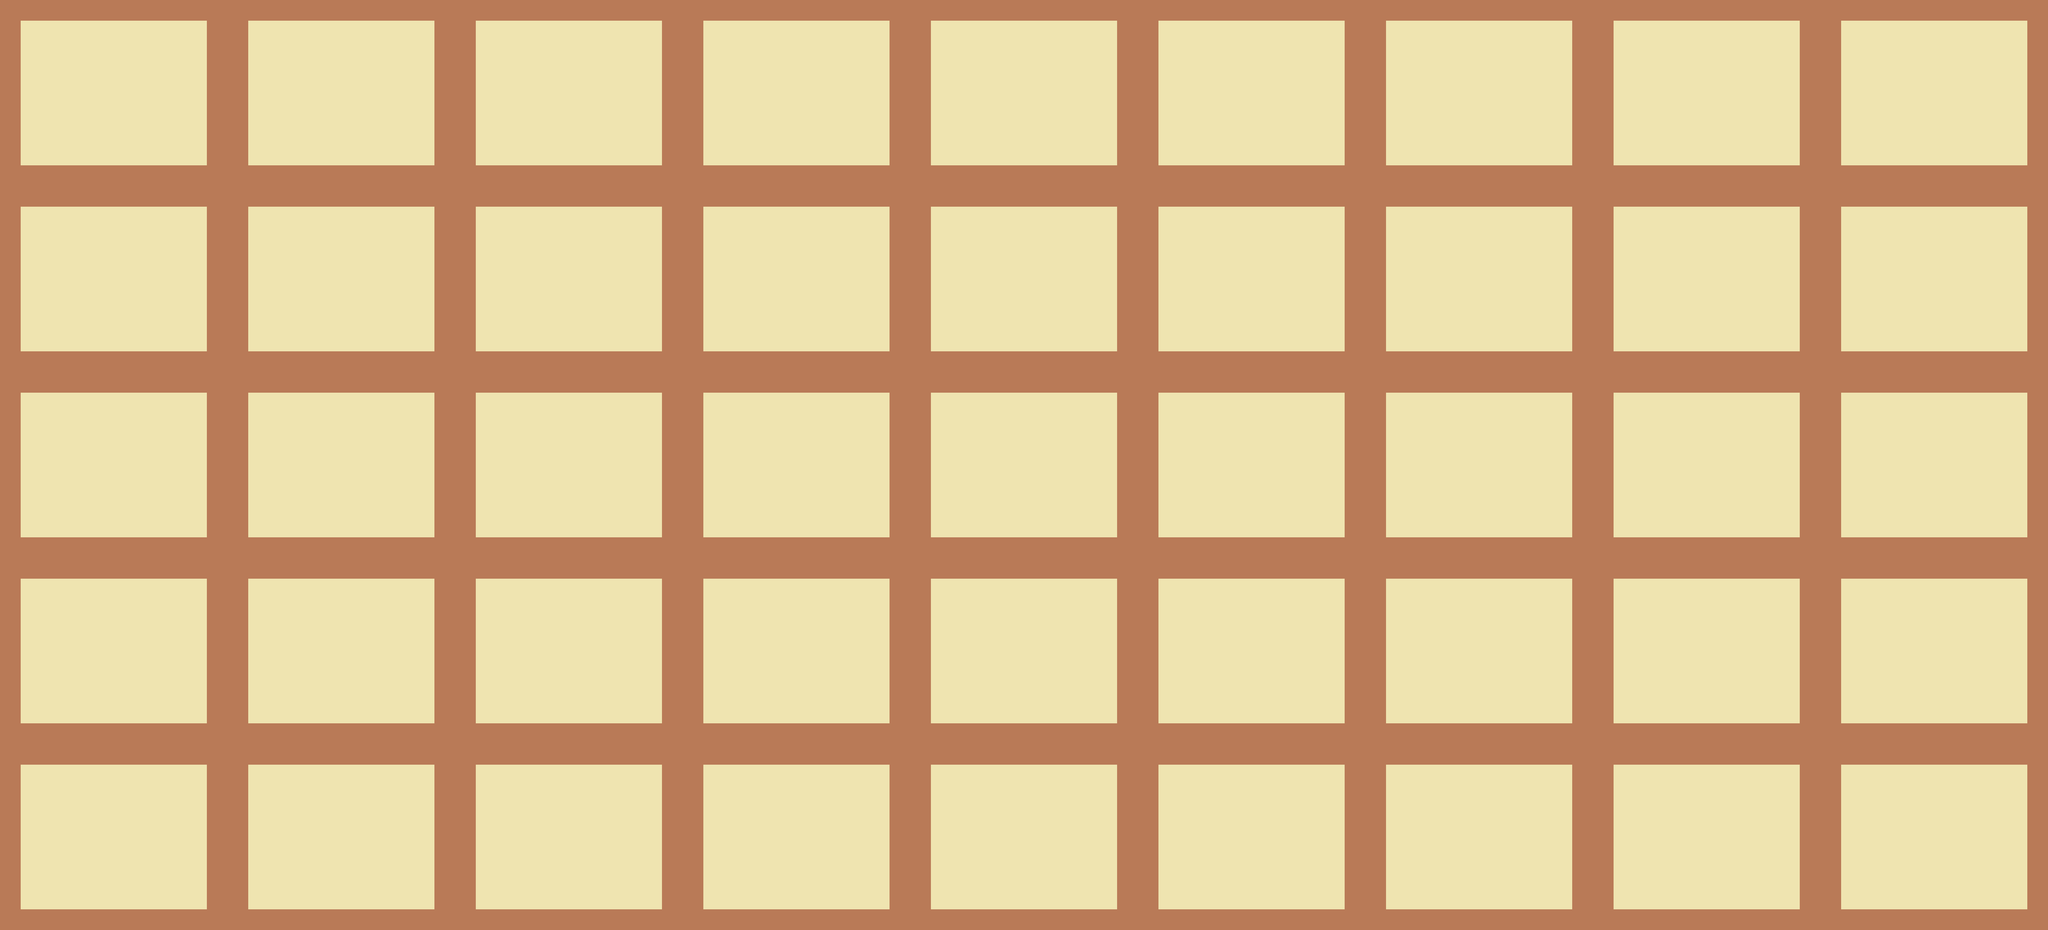

This is a level from a 2D game, rendered from its Tiled map with the project's own tilesets. A one-line summary and the map file follow, with tile-layer data summarised:
An orthogonal 99x45 tile map with 64x64 px tiles, 1 tile layer (rooms).

<map version="1.0" orientation="orthogonal" width="99" height="45" tilewidth="64" tileheight="64">
 <tileset firstgid="1" name="tiles" tilewidth="64" tileheight="64">
  <image source="../tiles.png" width="128" height="64" />
  <tile id="0">
   <properties>
    <property name="blocked" value="true" />
   </properties>
  </tile>
 </tileset>
 <layer name="rooms" width="99" height="45">
  <data>[4455 cells, 4455 non-empty, 2 distinct tile ids]</data>
 </layer>
</map>
